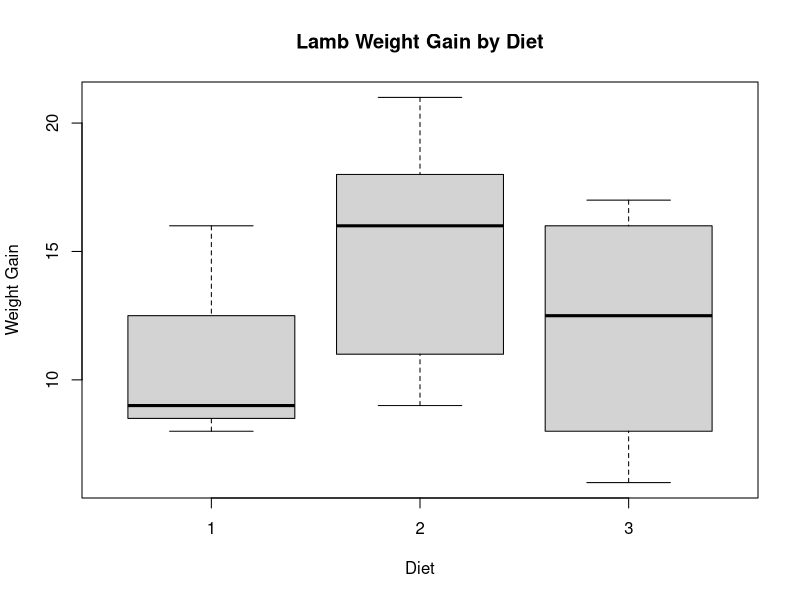
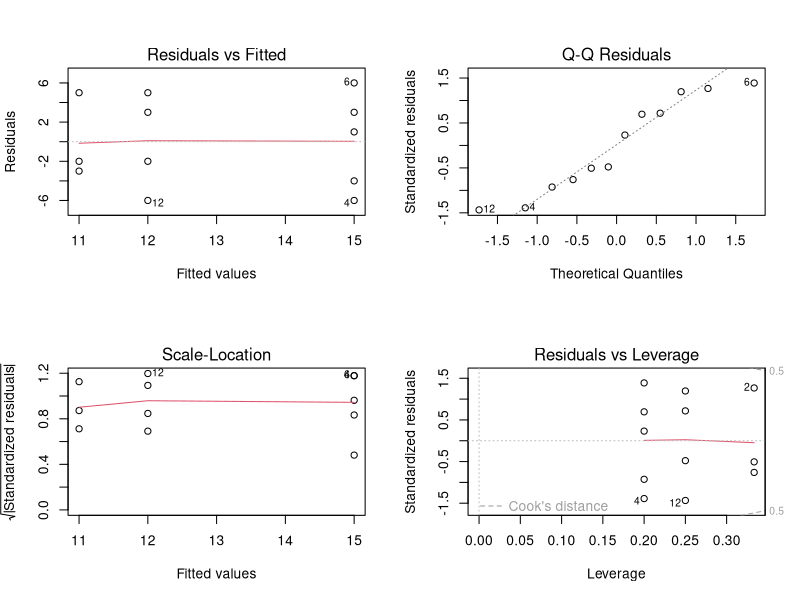

These charts were generated, in order, by the following R code: (Note: this script raises an error after producing the figures.)
## ---- chunk 1

p_value <- 1 - pf(4.3063, df1 = 4, df2 = 60)
p_value
## ---- chunk 2

data <- data.frame(diet = c(1, 1, 1,
           2, 2, 2, 2, 2,
           3, 3, 3, 3), 
           
WeightGain = c(8, 16, 9,
                 9, 16, 21, 11, 18,
                 15, 10, 17, 6)
)


data_2<- data.frame(
  diet = factor(c(
    rep("1", 3),
    rep("2", 5),
    rep("3", 4)
  )),
  WeightGain = c(
    8, 16, 9,
    9, 16, 21, 11, 18,
    15, 10, 17, 6
  )
)
head(data_2)
str(data)
head(data)

View(data)
## ---- chunk 3
table(data$diet)
summary(data)
## ---- chunk 4
tapply(data$WeightGain, data$diet, summary)
 
boxplot(WeightGain ~ diet, data = data,
        xlab = "Diet",
        ylab = "Weight Gain",
        main = "Lamb Weight Gain by Diet")

## ---- chunk 5
anova_model <- aov(WeightGain ~ diet, data = data_2)
summary(anova_model)
## ---- chunk 6
par(mfrow = c(2,2))
plot(anova_model)


resi <- residuals(anoval_model)
shapiro.test(resi)
hist(resi)
## ---- chunk 7
plot(fitted(anova_model), residuals(anova_model),
     xlab = "Fitted values",
     ylab = "Residuals",
     main = "Residuals vs Fitted Values")
abline(h = 0, lty = 2, col = "orange")

## ---- chunk 8
bartlett.test(WeightGain ~ diet, data = data_2)
library(car)
leveneTest(WeightGain ~ diet, data = data_2)

## ---- chunk 9

plot(cooks.distance(anova_model),
     type = "h",
     ylab = "Cook's Distance",
     main = "Cook's Distance")
abline(h = 4/length(residuals(anova_model)), lty = 2)
